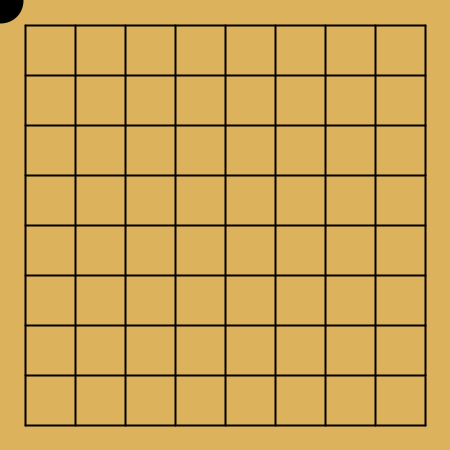
Frame 1 (no input)
Frame 60 (the mouse pressed at the canvas centre just before this capture): identical to frame 1, image omitted
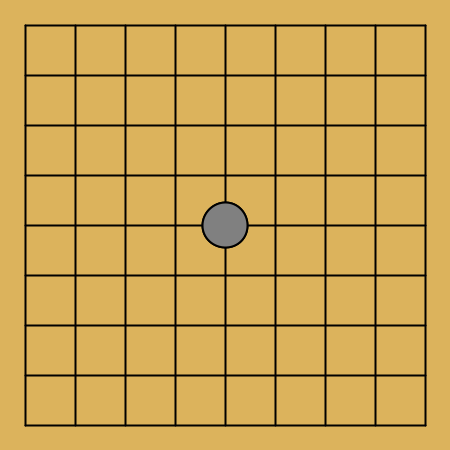
Frame 120 (the mouse held since frame 60 and released just before this capture)

The Processing sketch that drew these frames (run headless with seeded random() and noise(); from frame 60 on, the mouse is pressed at the canvas centre):

// Processing sketch: week03_8_go_goColor_black_white
// ── week03_8_go_goColor_black_white.pde
// week03_8_go_goColor_black_white
// 切換黑、白、黑、白...
int goColor = -1; //-1:黑 +1:白 0:沒有棋子
int[][] board = new int[9][9]; // Java 2D 陣列, 預設0
void setup() {
  size(450, 450);
}
void draw() {
  background(220, 179, 92);
  strokeWeight(2);
  for (int i=0; i<=9; i++) {
    line(25, 25+i*50, 425, 25+i*50); //橫線
    line(25+i*50, 25, 25+i*50, 425); //直線
  }
  for (int i=0; i<9; i++) {
    for (int j=0; j<9; j++) {
      if (board[i][j]==0) continue; //不要畫
      if (board[i][j]==1) fill(255);
      if (board[i][j]==-1) fill(0);
      ellipse(25 + j*50, 25 + i*50, 45, 45);
    }
  }
  if (goColor==-1) fill(0);
  else fill(255, 128); //半透明
  ellipse(mouseX, mouseY, 45, 45);
}
void mousePressed() {
  int i = mouseY/50, j = mouseX/50;
  board[i][j] = goColor;
  goColor = goColor * -1; //顏色交換
}
